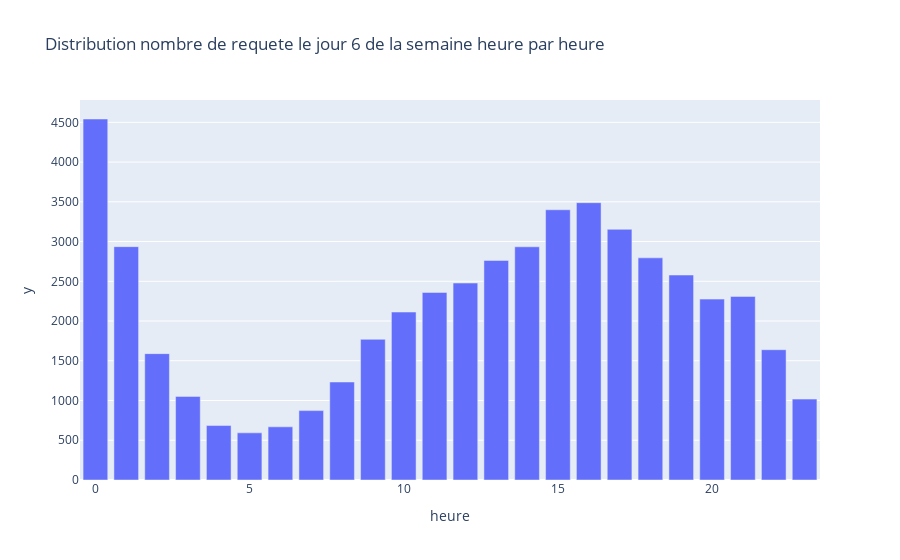

The notebook cell this image was saved under:
### Code cell
restrict_data_set = split_datetime[split_datetime["jour_semaine"] == 6]
bar = restrict_data_set.value_counts(subset='heure').sort_index(ascending=False)
bar_plot = px.bar(bar,x=bar.index,y=bar.values, title='Distribution nombre de requete le jour 6 de la semaine heure par heure')
bar_plot.show()

### Figure 1 — Plotly figure (JSON) as saved in the notebook; plotly's stock layout.template omitted (floating-point values rounded to 4 significant figures)
{"data": [{"hovertemplate": "heure=%{x}<br>y=%{y}<extra></extra>", "legendgroup": "", "marker": {"color": "#636efa", "pattern": {"shape": ""}}, "name": "", "orientation": "v", "showlegend": false, "textposition": "auto", "type": "bar", "x": [23, 22, 21, 20, 19, 18, 17, 16, 15, 14, 13, 12, 11, 10, 9, 8, 7, 6, 5, 4, 3, 2, 1, 0], "xaxis": "x", "y": [1018, 1639, 2310, 2276, 2579, 2795, 3154, 3489, 3400, 2934, 2763, 2478, 2360, 2113, 1770, 1233, 873, 669, 593, 685, 1052, 1590, 2936, 4542], "yaxis": "y"}], "layout": {"barmode": "relative", "legend": {"tracegroupgap": 0}, "title": {"text": "Distribution nombre de requete le jour 6 de la semaine heure par heure"}, "xaxis": {"anchor": "y", "domain": [0, 1], "title": {"text": "heure"}}, "yaxis": {"anchor": "x", "domain": [0, 1], "title": {"text": "y"}}}}
